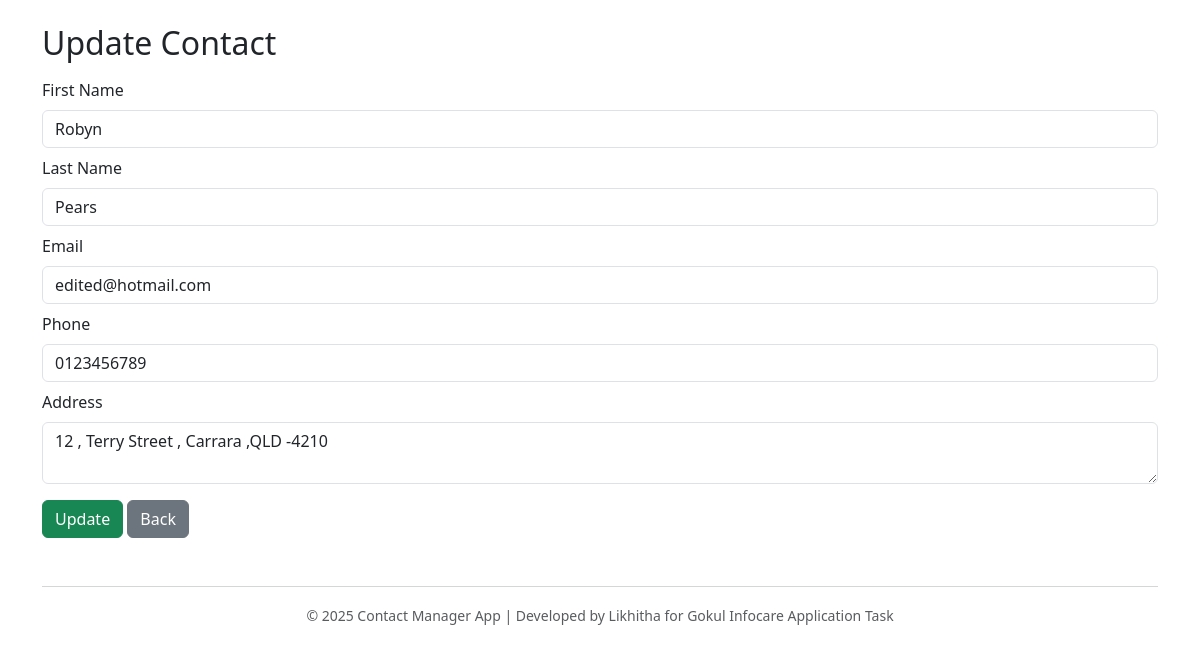
Screenshot of /update/1 with the database file from the repository.
### app.py (models this page shows)
class Contact(db.Model):
    id = db.Column(db.Integer, primary_key=True)
    first_name = db.Column(db.String(100))
    last_name = db.Column(db.String(100))
    email = db.Column(db.String(120), unique=True)
    phone = db.Column(db.String(15))
    address = db.Column(db.String(200))

### app.py (the view, shortened to what this page needs)
@app.route('/update/<int:id>', methods=['GET', 'POST'])
def update(id):
    contact = Contact.query.get(id)
    return render_template('update.html', contact=contact)

### templates/update.html (shortened to what this page needs)
<!DOCTYPE html>
<html>
<head>
  <link href="https://cdn.jsdelivr.net/npm/bootstrap@5.3.0/dist/css/bootstrap.min.css" rel="stylesheet">
</head>
<body class="container mt-4">
  <h2 class="mb-3">Update Contact</h2>
  <form method="POST" autocomplete="off">
    <div class="mb-2">
      <label for="first_name" class="form-label">First Name</label>
      <input class="form-control" name="first_name" id="first_name" value="{{ contact.first_name }}" required>
    </div>
    <div class="mb-2">
      <label for="last_name" class="form-label">Last Name</label>
      <input class="form-control" name="last_name" id="last_name" value="{{ contact.last_name }}" required>
    </div>
    <div class="mb-2">
      <label for="email" class="form-label">Email</label>
      <input class="form-control" name="email" id="email" type="email" value="{{ contact.email }}" required>
    </div>
    <div class="mb-2">
      <label for="phone" class="form-label">Phone</label>
      <input class="form-control" name="phone" id="phone" type="tel" value="{{ contact.phone }}" required>
    </div>
    <div class="mb-3">
      <label for="address" class="form-label">Address</label>
      <textarea class="form-control" name="address" id="address">{{ contact.address }}</textarea>
    </div>
    <button class="btn btn-success">Update</button>
    <a href="/" class="btn btn-secondary">Back</a>
  </form>
  <footer class="text-center mt-5 mb-3 text-muted">
    <hr>
    <small>© 2025 Contact Manager App | Developed by Likhitha for Gokul Infocare Application Task</small>
  </footer>
</body>
</html>

### rows the page displays
Contact: first_name "Robyn", last_name "Pears", email "edited@hotmail.com", phone "0123456789", address "12 , Terry Street , Carrara ,QLD -4210"
